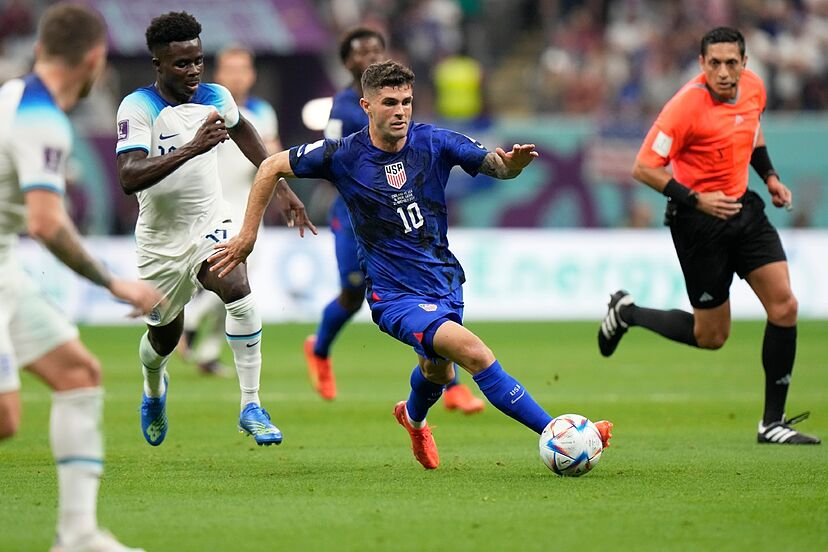
#> input picture OpenCV/Assests/base.jpg, 828 x 552 px, found by its file name
$ python histogram.py
#> lines starting #> are read from the running program, lines starting #| are printed output that depends on the picture
import numpy as np
import pandas as pd
import matplotlib.pyplot as plt
import cv2


img = cv2.imread(r'C:\Users\ginuram\Desktop\Dekstop\30DaysofPython\OpenCV\Assests\base.jpg')
#> img is the input picture: shape (552, 828, 3); mean B, G, R 104.1, 134.6, 127.7

color = ('b', 'g', 'r')
for index, colo in enumerate(color):
    hist = cv2.calcHist([img], [index], None, [256], [0, 256])
    plt.plot(hist, color= str(colo)) #the color has to a string otherwise it wont work
    plt.xlim([0, 256])
plt.show()
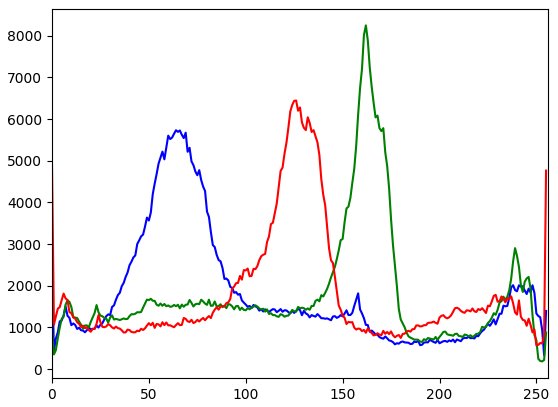
#> figure drawn by matplotlib, 1 panel; curve peaks at x = 64, y = 5731; curve peaks at x = 162, y = 8245; curve peaks at x = 126, y = 6444

cv2.waitKey(0)

$ run again, with OpenCV/Assests/crowd-1584115_1920-1030x687.jpg copied over OpenCV/Assests/base.jpg
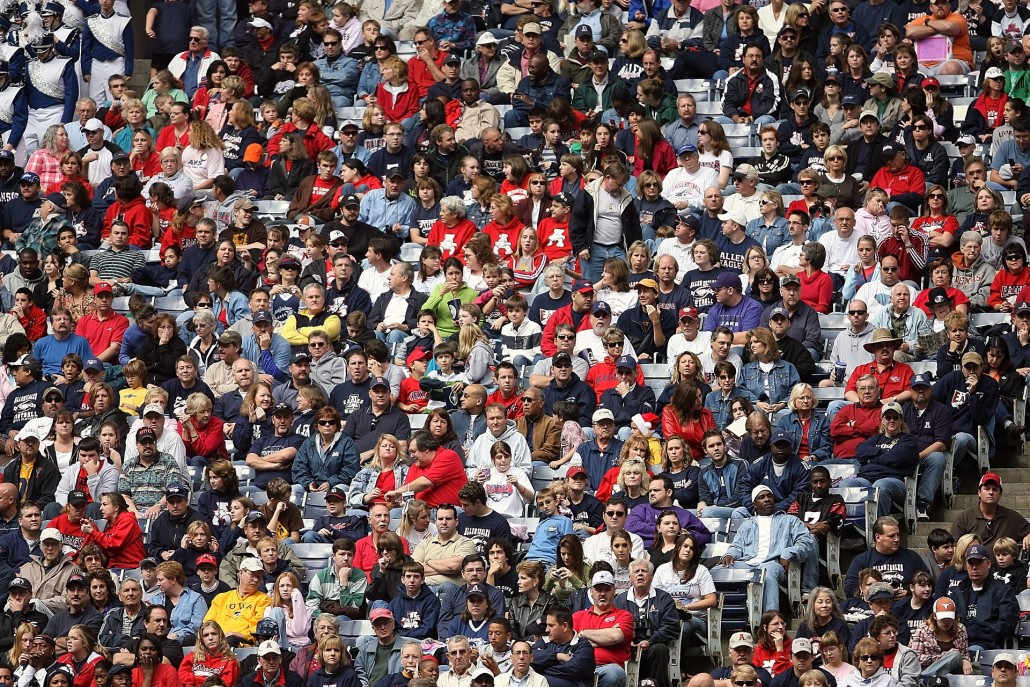
#> input picture OpenCV/Assests/crowd-1584115_1920-1030x687.jpg, 1030 x 687 px, found by its file name
#> img is the input picture: shape (687, 1030, 3); mean B, G, R 86.4, 87, 106.3
#> `plt.show()`:
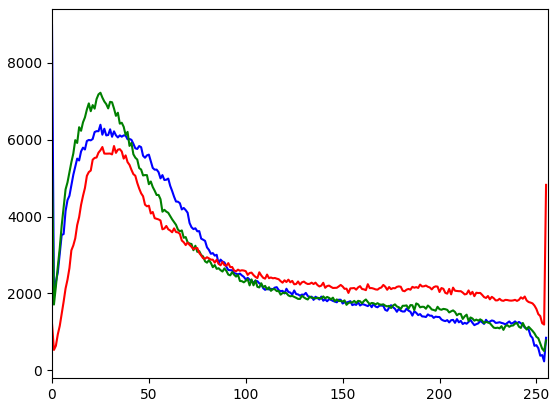
#> figure drawn by matplotlib, 1 panel; curve peaks at x = 0, y = 8976; curve peaks at x = 25, y = 7222; curve peaks at x = 32, y = 5835
